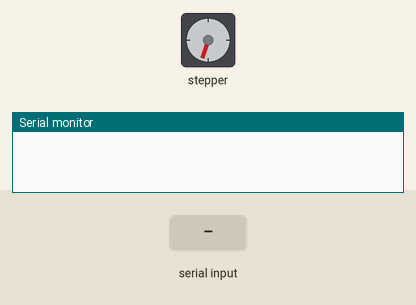
The sketch below on a simulated ESP32. Shown: stepper motor, the last lines printed to the serial monitor. The test bench sets the inputs (shaded band). Stepper angles assume 20 / 40 steps per turn.

Above: at 1.2 s.
1.3 s: "h" received over Serial
At 10.3 s:
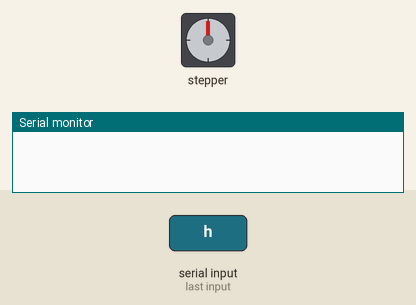
31.9 s: "f" received over Serial
At 32.07 s:
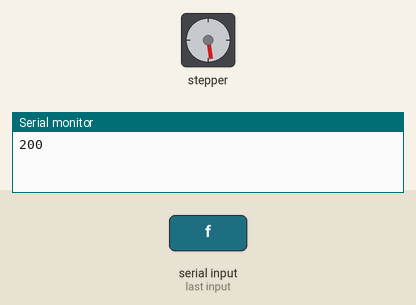
Timing chart, 0 to 53.2 s (numbered marks = the images above; inputs shaded):
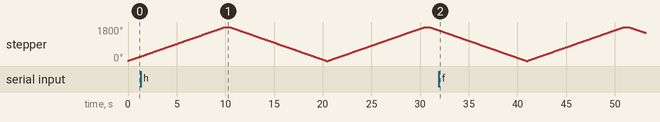

The sketch:

MicroStepping_demo.ino
```cpp
// (licence header left out)
#include <Arduino.h>

// Motor steps per revolution. Most steppers are 200 steps or 1.8 degrees/step
#define MOTOR_STEPS 20
#define RPM 30
int Step_size = 1;
int Step = 1;
int Max_Step = 100;
int dir = 1;
int   inbyte = 0 ;

#define DIR 12
#define STEP 13
#define SLEEP 13 // optional (just delete SLEEP from everywhere if not used)

/*
 * Choose one of the sections below that match your board
 */

#include "A4988.h"
#define MS1 19
#define MS2 23
#define MS3 5
A4988 stepper(MOTOR_STEPS, DIR, STEP, SLEEP, MS1, MS2, MS3);


void setup() {
    Serial.begin(115200);
    /*
     * Set target motor RPM.
     */
    stepper.begin(RPM);
    // if using enable/disable on ENABLE pin (active LOW) instead of SLEEP uncomment next line
    stepper.setEnableActiveState(LOW);
    stepper.enable();

    // set current level (for DRV8880 only).
    // Valid percent values are 25, 50, 75 or 100.
    // stepper.setCurrent(100);
}

void menuRun()
{
  // ConOut.print("Choose Step Size");
  if (Serial.available())   inbyte = Serial.read(); //Serial input available
  switch (inbyte)
  {

    //====(Serial Menu)======
    case 'f': //Full Step
      Step_size=1;
      Serial.println(Max_Step*Step_size);
      break;

    case 'h': //Half Step
      Step_size=2;
      Serial.println(Max_Step*Step_size);
      break;

    case 'q': // 1/4 Step
      Step_size=4;
      Serial.println(Max_Step*Step_size);
      break;

    case 'e': // 1/8 Step
      Step_size=8;
      Serial.println(Max_Step*Step_size);
      break;

    case 's': // 1/16 Step
      Step_size=16;
      Serial.println(Max_Step*Step_size);
      break;

  } //end switch (inbyte)

  inbyte = 0 ;

}
void loop() {

    menuRun();

    stepper.setMicrostep(Step_size);  // Set microstep mode

    stepper.move(Max_Step*Step_size); // Forward step
    delay(500);
    stepper.move(-Max_Step*Step_size); // Backward step

}
```
